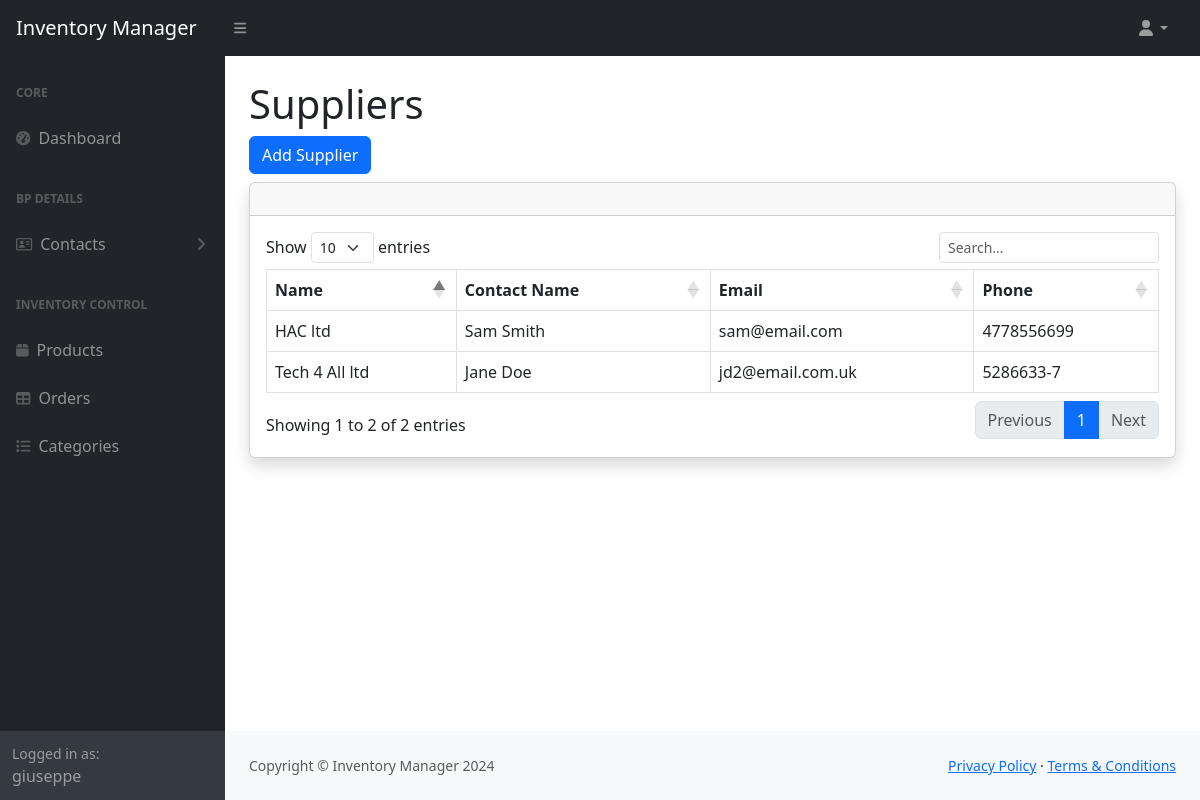
The page /suppliers (signed in) on the database its author committed.
### inventorymanager/models.py (models this page shows, shortened)
class Supplier(models.Model):
    name = models.CharField(max_length=140, null = False)
    contact_name = models.CharField(max_length=75)
    contact_email = models.CharField(max_length=75)
    contact_phone = models.CharField(max_length=15)

### inventorymanager/views.py (the view)
# urls.py: path("suppliers", views.supplier_view, name="suppliers"),
@login_required
def supplier_view(request):
    suppliers = Supplier.objects.all()
    return render(request, 'inventorymanager/suppliers.html', {
            "suppliers": suppliers
        })

### inventorymanager/templates/inventorymanager/suppliers.html (shortened to what this page needs)
{% extends "inventorymanager/layout.html" %}
{% block body %}
<h1 class="mt-4">Suppliers</h1>
<a type="button" class="btn btn-primary mb-2" href="{% url 'create_supplier' %}">Add Supplier</a>
    <div class="card shadow mb-4">
            <div class="card-header py-3">
            </div>
            <div class="card-body">
                <div class="table-responsive">
                    <table id="suppliersTable" class="table table-bordered" data-type="supplier" width="100%" cellspacing="0">
                        <thead>
                            <tr>
                                <th>Name</th>
                                <th>Contact Name</th>
                                <th>Email</th>
                                <th>Phone</th>
                            </tr>
                        </thead>
                        <tbody>
                            {% for supplier in suppliers %}
                            <tr data-id="{{ supplier.id }}">
                                <td>{{ supplier.name}}</td>
                                <td>{{ supplier.contact_name}}</td>
                                <td>{{ supplier.contact_email}}</td>
                                <td>{{ supplier.contact_phone}}</td>
                            </tr>
                            {% endfor %}
                        </tbody>
                    </table>
            </div>
        </div>
</div>
{% endblock body %}

### inventorymanager/templates/inventorymanager/layout.html (shortened to what this page needs)
{% load static %}
<!DOCTYPE html>
<html lang="en">
    <head>
        <link rel="stylesheet" href="https://cdn.jsdelivr.net/npm/bootstrap@5.2.3/dist/css/bootstrap.min.css">
        <link href="{% static 'inventorymanager/css/styles.css' %}" rel="stylesheet" />
        <link rel="stylesheet" href="https://cdn.datatables.net/1.13.4/css/dataTables.bootstrap5.min.css">
        <link href="https://cdn.jsdelivr.net/npm/bootstrap@5.3.0/dist/css/bootstrap.min.css" rel="stylesheet">
        <link href="https://cdn.datatables.net/v/bs5/jszip-3.10.1/dt-2.1.6/b-3.1.2/b-html5-3.1.2/b-print-3.1.2/datatables.min.css" rel="stylesheet">
    </head>
    <body class="sb-nav-fixed">
        <nav class="sb-topnav navbar navbar-expand navbar-dark bg-dark">
            <a class="navbar-brand ps-3" href="{% url 'index' %}">Inventory Manager</a>
            <button class="btn btn-link btn-sm order-1 order-lg-0 me-4 me-lg-0" id="sidebarToggle" href="#!"><i class="fas fa-bars"></i></button>
            <ul class="navbar-nav ms-auto ms-md-0 me-3 me-lg-4">
                <li class="nav-item dropdown">
                    <a class="nav-link dropdown-toggle" id="navbarDropdown" href="#" role="button" data-bs-toggle="dropdown" aria-expanded="false"><i class="fas fa-user fa-fw"></i></a>
                </li>
            </ul>
        </nav>
        <div id="layoutSidenav">
            <div id="layoutSidenav_nav">
                <nav class="sb-sidenav accordion sb-sidenav-dark" id="sidenavAccordion">
                    <div class="sb-sidenav-menu">
                        <div class="nav">
                            <div class="sb-sidenav-menu-heading">Core</div>
                            <a class="nav-link" href="{% url 'index' %}">
                                <div class="sb-nav-link-icon"><i class="fas fa-tachometer-alt"></i></div>
                                Dashboard
                            </a>
                            <div class="sb-sidenav-menu-heading">BP DETAILS</div>
                            <a class="nav-link collapsed" href="#" data-bs-toggle="collapse" data-bs-target="#collapseLayouts" aria-expanded="false" aria-controls="collapseLayouts">
                                <div class="sb-nav-link-icon"><i class="fa-regular fa-address-card"></i></div>
                                Contacts
                                <div class="sb-sidenav-collapse-arrow"><i class="fas fa-angle-down"></i></div>
                            </a>
                            <div class="sb-sidenav-menu-heading">Inventory Control</div>
                            <a class="nav-link" href="{% url 'products' %}">
                                <div class="sb-nav-link-icon"><i class="fa-solid fa-box"></i></div>
                                Products
                            </a>
                            <a class="nav-link" href="{% url 'orders' %}">
                                <div class="sb-nav-link-icon"><i class="fas fa-table"></i></div>
                                Orders
                            </a>
                            <a class="nav-link" href="{% url 'categories' %}">
                                <div class="sb-nav-link-icon"><i class="fa-solid fa-list"></i></div>
                                Categories
                            </a>
                        </div>
                    </div>
                    <div class="sb-sidenav-footer">
                        <div class="small">Logged in as:</div>
                        {{user}}
                    </div>
                </nav>
            </div>
            <div id="layoutSidenav_content">
                <main>
                    <div class="container-fluid px-4">
                        <div class="body">
                            {% block body %}
                            {% endblock %}
                        </div>
                    </div>
                </main>
                <footer class="py-4 bg-light mt-auto">
                    <div class="container-fluid px-4">
                        <div class="d-flex align-items-center justify-content-between small">
                            <div class="text-muted">Copyright &copy; Inventory Manager 2024</div>
                            <div>
                                <a href="#">Privacy Policy</a>
                                &middot;
                                <a href="#">Terms &amp; Conditions</a>
                            </div>
                        </div>
                    </div>
                </footer>
            </div>
        </div>
    </body>
</html>

### rows shown on the page
Supplier: name "HAC ltd", contact_name "Sam Smith", contact_email "sam@email.com", contact_phone "4778556699"
Supplier: name "Tech 4 All ltd", contact_name "Jane Doe", contact_email "jd2@email.com.uk", contact_phone "5286633-7"

### other values the page prints
{{ user }} "giuseppe"
